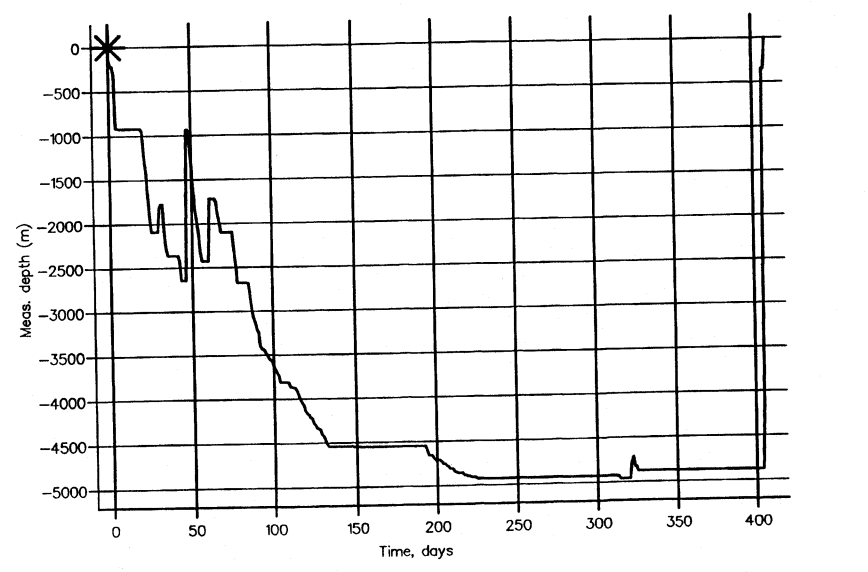
#> input picture data/images/images_raw/2-4-15-S_1371_0.png, 868 x 572 px, found by its file name; its folder holds only this picture in this run
$ python main.py
#> lines starting #> are read from the running program, lines starting #| are printed output that depends on the picture; after the words box and inside, x2 and y2 are one past the last pixel; in counts of white or black regions, pixels touching at a corner belong together
#> in process_one, img is the input picture: shape (572, 868, 3); min 0, max 255, mean 235.7
### app/gateway/services/preprocessing/standardize.py
"""
To do:
- 🗸 Resize image to standard size (pad long side with white to make perfect square)
- Fix offset (rotate image to correct orientation)
- Lines and dots consistent size.
"""

import os
import cv2
import numpy as np

DEFAULT_TARGET_SIZE = (672, 672)
DEFAULT_FILL_COLOR = (255, 255, 255)


def standardize_image_size(
    img: np.ndarray, target_size=DEFAULT_TARGET_SIZE, fill_color=DEFAULT_FILL_COLOR
) -> np.ndarray:
    """
    Resize an image to a target size with preserved aspect ratio and padding.

    Args:
        img (np.ndarray): Input image (BGR).
        target_size (tuple): Desired (height, width).
        fill_color (tuple): Background color for padding (default white).

    Returns:
        np.ndarray: Resized and padded image.
    """
#> called with target_size = (672, 672), fill_color = (255, 255, 255)
    h, w = img.shape[:2]
    target_h, target_w = target_size

    # Compute scaling factor to maintain aspect ratio
    scale = min(target_w / w, target_h / h)
    new_w, new_h = int(w * scale), int(h * scale)

    # Resize while maintaining aspect ratio
    resized = cv2.resize(img, (new_w, new_h), interpolation=cv2.INTER_AREA)
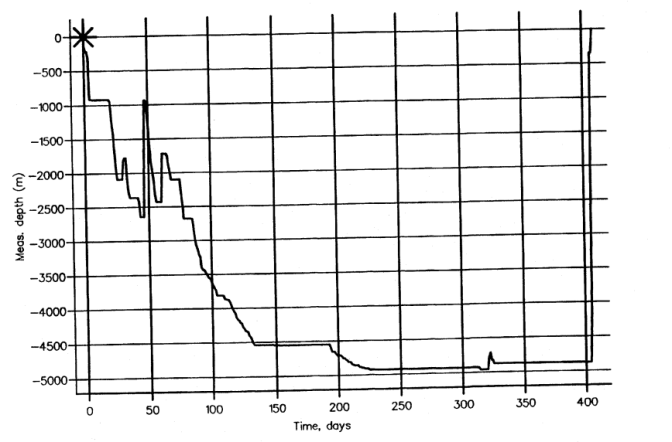
#> resized: shape (442, 672, 3); min 0, max 255, mean 235.7

    # Create padded background
    result = np.full((target_h, target_w, 3), fill_color, dtype=np.uint8)

    # Center the resized image on the padded background
    y_offset = (target_h - new_h) // 2
    x_offset = (target_w - new_w) // 2
    result[y_offset : y_offset + new_h, x_offset : x_offset + new_w] = resized
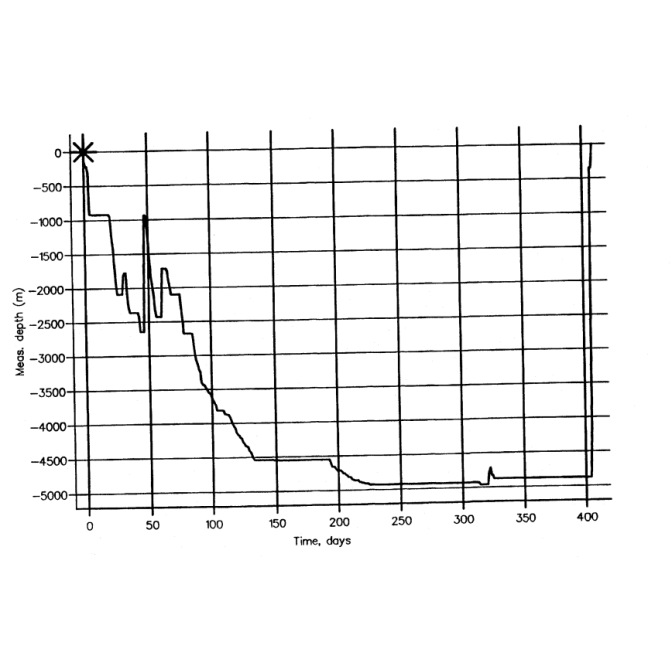
#> result: shape (672, 672, 3); min 0, max 255, mean 242.3

    return result


def preprocess_image(img: np.ndarray) -> np.ndarray:
    """
    Denoise, enhance, and standardize scanned plots for visual cleanup,
    feature extraction, and OCR-based metadata extraction.
    """
    # Step 1: Denoise (remove scanner grain)
    denoised = cv2.fastNlMeansDenoisingColored(img, None, 10, 10, 7, 21)

    # Step 2: Bilateral filter for edge-preserving smoothness
    smooth = cv2.bilateralFilter(denoised, 9, 75, 75)

    # Step 3: Contrast enhancement using CLAHE
    lab = cv2.cvtColor(smooth, cv2.COLOR_BGR2LAB)
#> lab: shape (672, 672, 3); mean of channels 0, 1, 2 241.9, 128, 128
    l, a, b = cv2.split(lab)
    clahe = cv2.createCLAHE(clipLimit=2.0, tileGridSize=(8, 8))
    l_clahe = clahe.apply(l)
    enhanced = cv2.merge((l_clahe, a, b))
#> enhanced: shape (672, 672, 3); mean of channels 0, 1, 2 241.5, 128, 128

    contrast_enhanced = cv2.cvtColor(enhanced, cv2.COLOR_LAB2BGR)

    """
    blurred = cv2.GaussianBlur(img, (0, 0), 1.0)
    sharpened = cv2.addWeighted(img, 1 + 1.8, blurred, -1.8, 0)
    """
    return contrast_enhanced

### services/gateway/src/gateway/preprocessing/rotate.py
import cv2
import numpy as np
import math


def estimate_small_skew(
    gray: np.ndarray,
    canny_thresh1=50,
    canny_thresh2=150,
    hough_thresh=80,
    min_line_length_ratio=0.2,
    max_line_gap=5,
    allowed_angle_deg=10.0,
) -> float:
    """
    Estimate skew angle (in degrees) in range ±allowed_angle_deg assuming only small rotations.

    ASSUMING SMALL SKEW SUB 10 DEGREES
    """
#> called with canny_thresh1 = 50, canny_thresh2 = 150, hough_thresh = 80, min_line_length_ratio = 0.2, max_line_gap = 5, allowed_angle_deg = 10
    h, w = gray.shape[:2]
    # edge detection moment (this is where the magic happens)
    edges = cv2.Canny(gray, canny_thresh1, canny_thresh2, apertureSize=3)
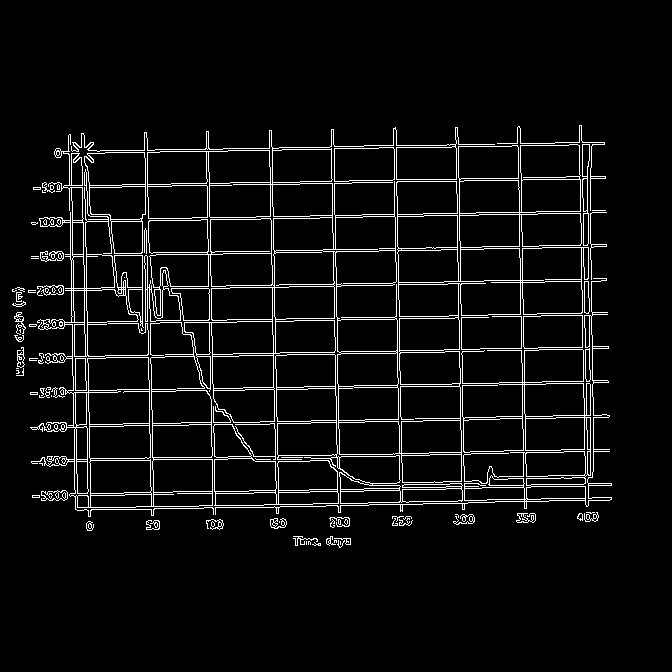
#> edges: shape (672, 672); 5.5% white in thin lines or dots, all inside (x1, y1, x2, y2) = (12, 125, 612, 548)

    # hough lines (probabilistic)
    min_len = int(min_line_length_ratio * max(w, h))
    lines = cv2.HoughLinesP(
        edges,
        1,
        np.pi / 180,
        hough_thresh,
        minLineLength=min_len,
        maxLineGap=max_line_gap,
    )
#> lines = 19 rows, first 6: [271, 252, 483, 249], [320, 217, 606, 212], [379, 248, 606, 244], [294, 320, 488, 317], [256, 216, 605, 210], [172, 320, 339, 318]
    if lines is None:
        return 0.0

    angles = []
    for x1, y1, x2, y2 in lines[:, 0]:
        dx = x2 - x1
        dy = y2 - y1
        if dx == 0:
            angle = 90.0
        else:
            angle = math.degrees(math.atan2(dy, dx))
        # normalize angle to lie between -90 and +90
        if angle > 90:
            angle -= 180
        if angle < -90:
            angle += 180

        # we expect primary axes lines ~0° (horizontal) or ~90° (vertical)
        # PICKING HORIZONTAL LINES AS SKEW CUES THIS IS ARBITRARY
        # so we accept only those lines whose abs(angle) ≤ allowed_angle or near 90° as skew cues
        if abs(angle) <= allowed_angle_deg:
            angles.append(angle)
        # Could also include vertical lines: |angle − 90°| ≤ allowed_angle_deg
        elif abs(abs(angle) - 90) <= allowed_angle_deg:
            # convert vertical lines to a "skew": if vertical is slightly slanted,
            # then skew = angle - 90 (or angle + 90) depending on sign
            # e.g. if angle = 90 + δ, then skew = δ
            # for simplicity, convert vertical deviation to standardized “horizontal skew”:
            if angle > 0:
                angles.append(angle - 90)
            else:
                angles.append(angle + 90)
#> this loop made 19 passes
#> (x1, y1, x2, y2, dx, dy, angle) on passes 1 to 8: (271, 252, 483, 249, 212, -3, -0.811), (320, 217, 606, 212, 286, -5, -1), (379, 248, 606, 244, 227, -4, -1.01), (294, 320, 488, 317, 194, -3, -0.886), (256, 216, 605, 210, 349, -6, -0.985), (172, 320, 339, 318, 167, -2, -0.686), (228, 456, 428, 453, 200, -3, -0.859), (114, 290, 398, 285, 284, -5, -1.01)
#> after the loop, angles = [-0.811, -1, -1.01, -0.886, -0.985, -0.686, -0.859, -1.01, -0.849, -1.04, -0.73, -0.799, -1.04, -1.05, -0.73, -0.735, -0.754, -0.888, -0.707]

    if len(angles) == 0:
        return 0.0

    # Use median (robust) to pick skew
    skew = float(np.median(angles))
#> skew = -0.859
    return skew


def deskew_small(
    img_gray: np.ndarray, max_allowed_deg: float = 10.0
) -> tuple[np.ndarray, float]:
    skew = estimate_small_skew(img_gray, allowed_angle_deg=max_allowed_deg)
#> skew = -0.859
    # If the skew is fuckass small just fogetabaoutit - thresholding
    if abs(skew) < 0.2:
        return img_gray, 0.0

    h, w = img_gray.shape[:2]
    center = (w / 2.0, h / 2.0)
    M = cv2.getRotationMatrix2D(center, skew, 1.0)
#> M = [[1, -0.015, 5.08], [0.015, 1, -5]]
    rotated = cv2.warpAffine(
        img_gray, M, (w, h), flags=cv2.INTER_CUBIC, borderMode=cv2.BORDER_REPLICATE
    )
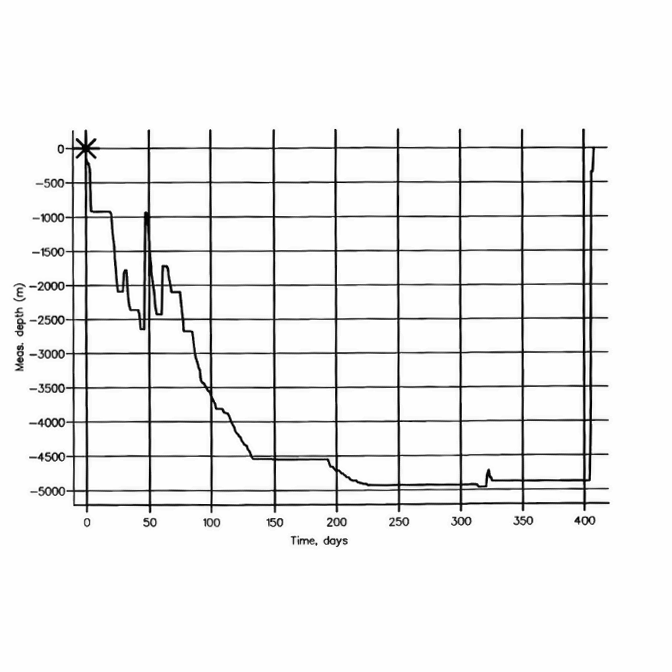
#> rotated: shape (672, 672); min 0, max 255, mean 240.9
    return rotated, skew

### app/utils/logging.py
import logging
import os
import sys

_LEVELS = {
    "CRITICAL": logging.CRITICAL,
    "ERROR": logging.ERROR,
    "WARNING": logging.WARNING,
    "INFO": logging.INFO,
    "DEBUG": logging.DEBUG,
}


def _resolve_level() -> int:
    level_str = (os.getenv("LOGGING_LEVEL") or "INFO").upper()
    return _LEVELS.get(level_str, logging.INFO)


def _build_base_logger() -> logging.Logger:
    logger = logging.getLogger("gnosis")
    if logger.handlers:
        return logger
    logger.setLevel(_resolve_level())
    handler = logging.StreamHandler(stream=sys.stdout)
    handler.setLevel(logger.level)
    fmt = "%(asctime)s %(levelname)s %(name)s: %(message)s"
    datefmt = "%Y-%m-%d %H:%M:%S"
    handler.setFormatter(logging.Formatter(fmt=fmt, datefmt=datefmt))
    logger.addHandler(handler)
    logger.propagate = False  # Important to add, I read it somewhere
    return logger


_BASE = _build_base_logger()


def get_logger(name: str | None = None) -> logging.Logger:
    if not name or name == "__main__":
        return _BASE
    return _BASE.getChild(name)


# [5 lines left out: function set_level, not called in this run]


__all__ = ["get_logger", "set_level"]

### app/services/preprocessing/main.py
import os
import cv2
import numpy as np
from concurrent.futures import ThreadPoolExecutor, as_completed

from services.preprocessing.standardize import standardize_image_size, preprocess_image
from services.preprocessing.rotate import deskew_small
from utils.logging import get_logger
from utils.processbytes import decode_image_from_bytes, encode_png

logger = get_logger(__name__)

CURRENT_DIR = os.path.dirname(os.path.abspath(__file__))
ROOT_DIR = os.path.abspath(os.path.join(CURRENT_DIR, "..", ".."))


def process_image(img: np.ndarray) -> np.ndarray:
    standardized = standardize_image_size(img)
    processed = preprocess_image(standardized)
    gray = cv2.cvtColor(processed, cv2.COLOR_BGR2GRAY)
    deskewed, _angle = deskew_small(gray)
    return deskewed


# [12 lines left out: function process_and_validate_image_bytes, not called in this run]


"""Batch/CLI entrypoint logic. Per-request processing lives in utils.processbytes."""


def process_one(filename, input_output_dir, output_dir):
    img_path = os.path.join(input_output_dir, filename)
    img = cv2.imread(img_path)

    if img is None:
        logger.info(f"Skipping invalid file: {filename}")
        return filename, None

    # run pipeline
    logger.info(f"Processing image: {filename}")
    out = process_image(img)
    cv2.imwrite(os.path.join(output_dir, filename), out)

    # saving
    logger.info(f"Processed and saved: {filename}")
    return filename, 0.0


def main():
    # specify same input and output directory to overwrite images
    input_output_dir = os.path.join(ROOT_DIR, "data", "images", "images_raw")
    output_dir = os.path.join(ROOT_DIR, "data", "images", "images_processed")
    os.makedirs(output_dir, exist_ok=True)

    files = [f for f in os.listdir(input_output_dir)]
    if not files:
        logger.info("No input files found.")
        return

    max_workers = min(32, (os.cpu_count() or 4) * 2)
    with ThreadPoolExecutor(max_workers=max_workers) as executor:
        futures = {
            executor.submit(process_one, f, input_output_dir, output_dir): f
            for f in files
        }
        for fut in as_completed(futures):
            fname = futures[fut]
            try:
                _, angle = fut.result()
                if angle is None:
                    continue
            except Exception as e:
                logger.exception(f"Failed processing {fname}: {e}")


if __name__ == "__main__":
    main()

$ run again, on data/images/images_raw/2-4-15-S_1371_1.png
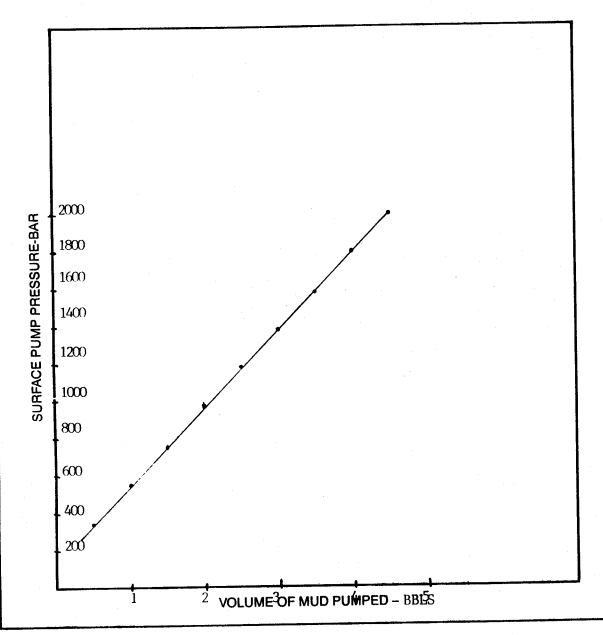
#> input picture data/images/images_raw/2-4-15-S_1371_1.png, 603 x 635 px, found by its file name
#> in process_one, img is the input picture: shape (635, 603, 3); min 0, max 255, mean 248.3
#> lab: shape (672, 672, 3); mean of channels 0, 1, 2 248, 128, 128
#> enhanced: shape (672, 672, 3); mean of channels 0, 1, 2 247.7, 128, 128
#> in estimate_small_skew, `edges = cv2.Canny(gray, canny_thresh1, canny_thresh2, apertureSize=3)`:
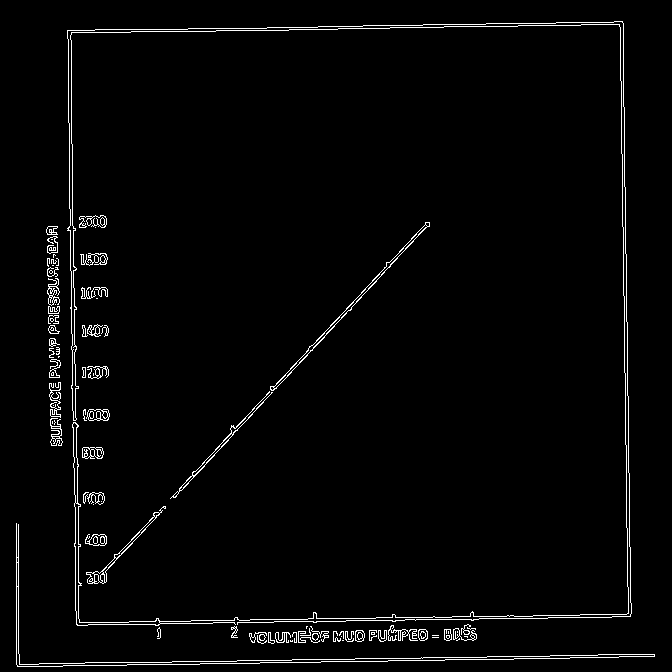
#> edges: shape (672, 672); 2.4% white in thin lines or dots
#> lines = [[248, 417, 429, 223], [289, 29, 443, 27], [179, 488, 386, 266], [72, 169, 75, 351], [16, 663, 16, 523]]
#> the loop in estimate_small_skew, `for x1, y1, x2, y2 in lines[:, 0]:` made 5 passes
#> (x1, y1, x2, y2, dx, dy, angle) on passes 1 to 5: (248, 417, 429, 223, 181, -194, -46.99), (289, 29, 443, 27, 154, -2, -0.744), (179, 488, 386, 266, 207, -222, -47), (72, 169, 75, 351, 3, 182, 89.06), (16, 663, 16, 523, 0, -140, 90)
#> after the loop in estimate_small_skew, `for x1, y1, x2, y2 in lines[:, 0]:`: angles = [-0.744, -0.944, 0]
#> in estimate_small_skew, `skew = float(np.median(angles))`: skew = -0.744
#> M = [[1, -0.013, 4.39], [0.013, 1, -4.33]]
#> in deskew_small, `rotated = cv2.warpAffine( img_gray, M, (w, h), flags=cv2.INTER_CUBIC, ..`:
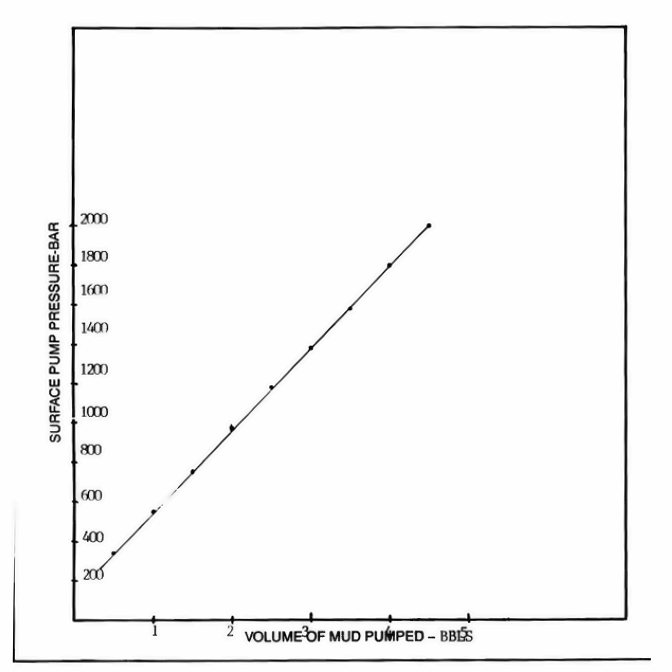
#> rotated: shape (672, 672); min 0, max 255, mean 247.5

$ run again, on data/images/images_raw/7219-8-1-S_2031_0.png
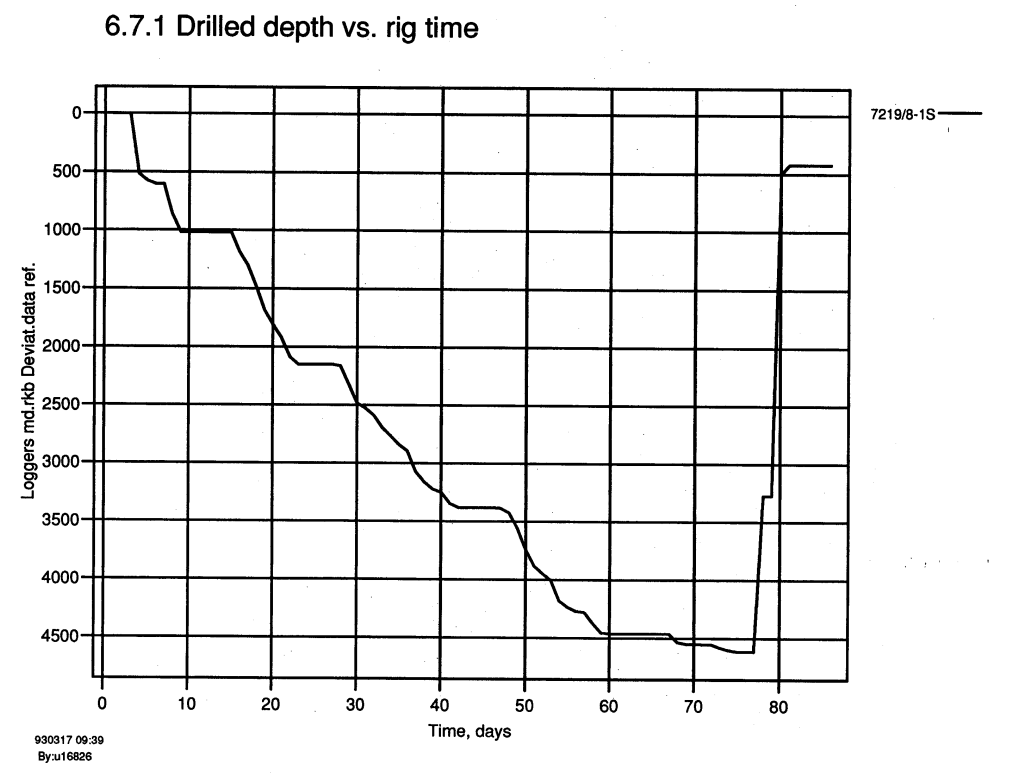
#> input picture data/images/images_raw/7219-8-1-S_2031_0.png, 1015 x 781 px, found by its file name
#> in process_one, img is the input picture: shape (781, 1015, 3); min 0, max 255, mean 236.7
#> in standardize_image_size, `result[y_offset : y_offset + new_h, x_offset : x_offset + new_w] = res..`:
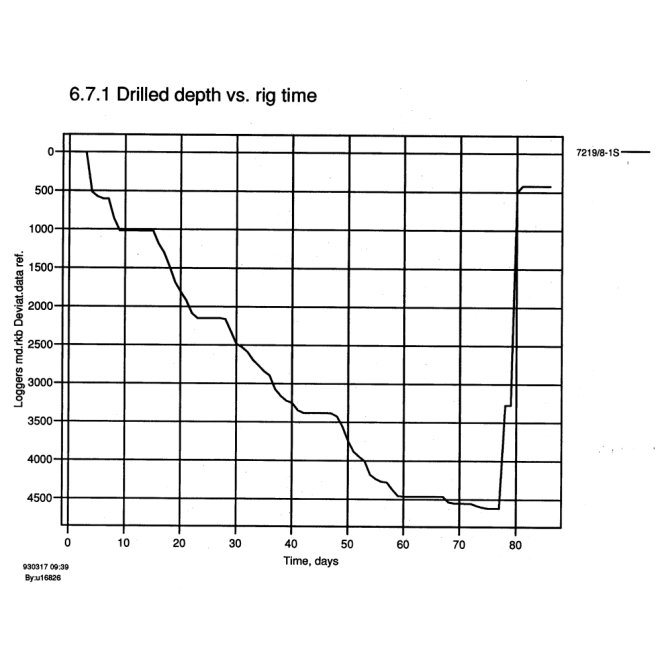
#> result: shape (672, 672, 3); min 0, max 255, mean 241
#> lab: shape (672, 672, 3); mean of channels 0, 1, 2 240.5, 128, 128
#> enhanced: shape (672, 672, 3); mean of channels 0, 1, 2 240.2, 128, 128
#> in estimate_small_skew, `edges = cv2.Canny(gray, canny_thresh1, canny_thresh2, apertureSize=3)`:
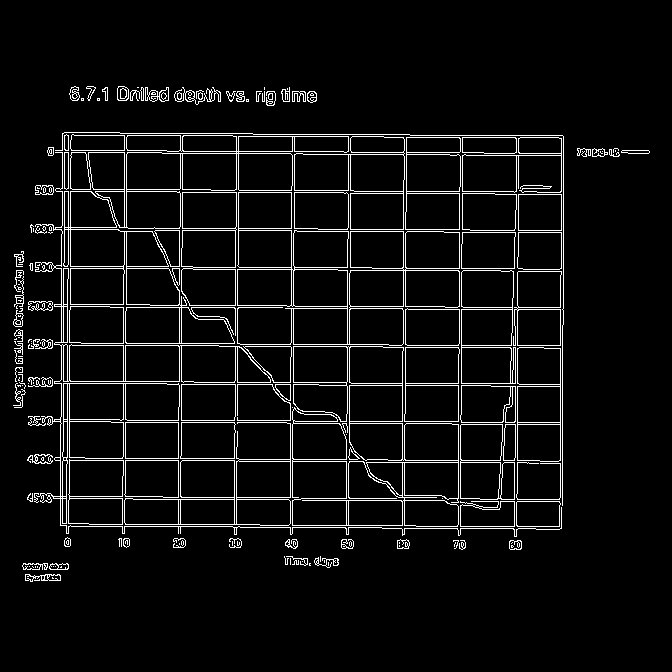
#> edges: shape (672, 672); 5.6% white in thin lines or dots, all inside (x1, y1, x2, y2) = (13, 86, 650, 582)
#> lines = 64 rows, first 6: [111, 422, 286, 422], [66, 526, 239, 526], [410, 135, 562, 135], [60, 345, 218, 345], [388, 460, 539, 460], [346, 383, 518, 383]
#> the loop in estimate_small_skew, `for x1, y1, x2, y2 in lines[:, 0]:` made 64 passes
#> (x1, y1, x2, y2, dx, dy, angle) on passes 1 to 8: (111, 422, 286, 422, 175, 0, 0), (66, 526, 239, 526, 173, 0, 0), (410, 135, 562, 135, 152, 0, 0), (60, 345, 218, 345, 158, 0, 0), (388, 460, 539, 460, 151, 0, 0), (346, 383, 518, 383, 172, 0, 0), (110, 307, 282, 307, 172, 0, 0), (38, 191, 179, 191, 141, 0, 0)
#> after the loop in estimate_small_skew, `for x1, y1, x2, y2 in lines[:, 0]:`: angles = 64 values, max 2 at index 51, min 0 at index 0, mean 0.0313
#> in estimate_small_skew, `skew = float(np.median(angles))`: skew = 0
